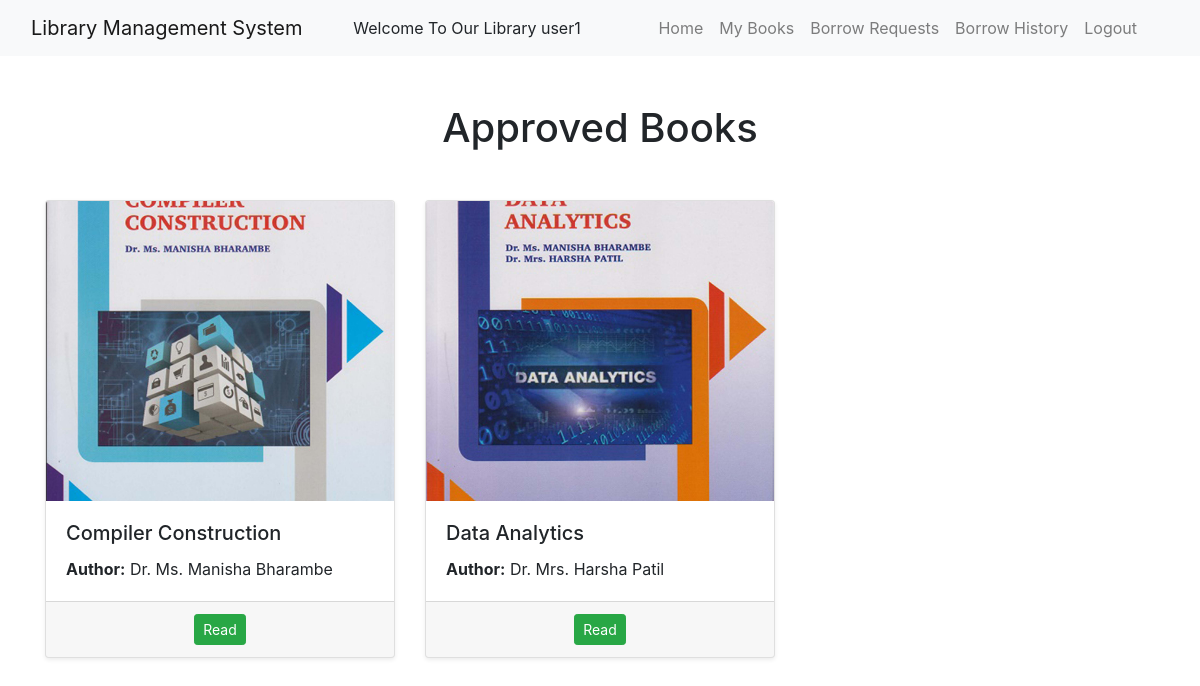
Page /my_books/ (signed in) on the committed database.
### LMS_App/models/library_user.py (models this page shows, shortened)
class Library_User(models.Model):
    name=models.CharField(max_length=25)
    email=models.EmailField(max_length=25)
    password=models.CharField(max_length=25)

### LMS_App/models/book.py (models this page shows, shortened)
class Book(models.Model):
    title = models.CharField(max_length=255)
    author = models.CharField(max_length=255)
    image=models.ImageField(upload_to='media/book_images/')
    copies_available = models.PositiveIntegerField(default=1)
    file=models.FileField(upload_to='media/book_files/')

### LMS_App/views/user_books.py (the view)
# urls.py: path('my_books/', BooksView.as_view(), name='my_books'),
class BooksView(View,LoginRequiredMixin):
    def get(self, request):
        library_user_id = request.session.get('id')
        if not library_user_id:
            return redirect('/login')
        library_user = get_object_or_404(Library_User, id=library_user_id)
        approved_requests = Borrow_Request.objects.filter(user=library_user, status='approved')
        approved_books = [request.book for request in approved_requests]
        return render(request, 'user_books.html', {'approved_books': approved_books})

### LMS_App/templates/user_books.html
{% extends 'base.html' %}
{% block content %}
<div class="container my-5">
    <h1 class="text-center mb-5">Approved Books</h1>
    <div class="row">
        {% for book in approved_books %}
        <div class="col-md-4 col-sm-6 mb-4">
            <div class="card h-100 shadow-sm">
                <img src="{{ book.image.url }}" class="card-img-top" alt="{{ book.title }}" style="height: 300px; object-fit: cover;">
                <div class="card-body">
                    <h5 class="card-title">{{ book.title }}</h5>
                    <p class="card-text"><strong>Author:</strong> {{ book.author }}</p>
                </div>
                <div class="card-footer text-center">
                    <a href="{% url 'read_book' book.id %}" class="btn btn-success btn-sm">Read</a>
                </div>
            </div>
        </div>
        {% empty %}
        <div class="col-12">
            <p class="text-center">You have no approved books to display.</p>
        </div>
        {% endfor %}
    </div>
</div>
{% endblock %}

### LMS_App/templates/base.html (shortened to what this page needs)
<!doctype html>
<html lang="en">
  <head>
    <link rel="stylesheet" href="https://cdn.jsdelivr.net/npm/bootstrap@4.6.2/dist/css/bootstrap.min.css">
  </head>
  <body>
 <nav class="navbar navbar-expand-lg navbar-light bg-light ">
        <div class="container-fluid">
            <a class="navbar-brand" href="/">Library Management System</a>
            <div class="mx-auto">
                <ul class="navbar-nav ms-auto">
            <li class="nav-item">
                <p class="font-weight-normal my-auto " href="#">Welcome To Our Library {{ request.session.user }}</p>
            </li>
            </ul>
            </div>
           <div class="ml-auto">
              <div class="collapse navbar-collapse mr-4" id="navbarNav">
                <ul class="navbar-nav ms-auto">
                    <li class="nav-item">
                        <a class="nav-link" href="/">Home</a>
                    </li>
                    <li class="nav-item">
                        <a class="nav-link" href="{% url 'my_books' %}">My Books</a>
                    </li>
                    <li class="nav-item">
                        <a class="nav-link" href="{% url 'my_borrow_requests' %}">Borrow Requests</a>
                    </li>
                    <li class="nav-item">
                        <a class="nav-link" href="{% url 'my_borrow_history' %}">Borrow History</a>
                    </li>
                    {% if request.session.user %}
                    <li class="nav-item">
                        <a class="nav-link" href="{% url 'logout' %}">Logout</a>
                    </li>
                    {% endif %}
                </ul>
            </div>
           </div>
        </div>
    </nav>
  {% block content %}
  {% endblock %}
  </body>
</html>

### rows in the picture
Library_User: session.user "user1"
Book: image (picture), title "Compiler Construction", author "Dr. Ms. Manisha Bharambe"
Book: image (picture), title "Data Analytics", author "Dr. Mrs. Harsha Patil"
